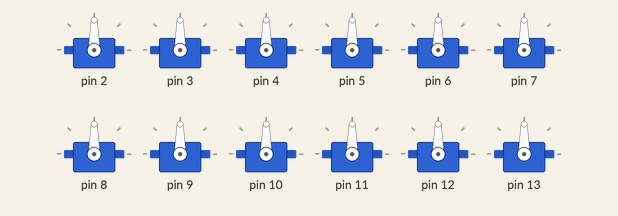
Simulated run of this sketch. Board: Arduino Mega 2560, built with avr-gcc and run on an emulated ATmega2560. Shown: 12 × servo.

Above: at 0.05 s.
Timing chart, 0 to 4.5 s (numbered marks = the images above):
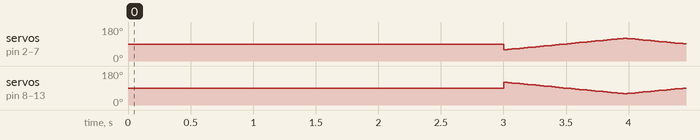

The sketch:

Arduino_autonomous_hands.ino
```cpp
/*******************************************************************************
Программа для настройки и автономного движения рук картонного андроида

Версия платы Livetronic: Mega

Дата редакции: 28-03-2017

Разработчик: Артур Голубцов
*******************************************************************************/

#include <Servo.h>

#define MIN 60      // Минимальный угол поворота
#define MAX 120     // Максимальный угол поворота
#define N 12        // Количество серв для проверки

Servo servo[12];    // Массив с объектами сервоприводов
int pos = 0;        // Пересенная для хранения угла поворота

void setup() {
  for (int i = 0; i < N; i++) {         // Подключаем сервоприводы к портам подряд, начиная со второго
    servo[i].attach(i+2);
  }
  pos = 90;
}

void loop() {

  // Выставляем сервоприводы в начальое положение и ждём 3 секунды

  for (int i = 0; i < N; i++)               // Выставляем все сервоприводы в среднее положение (угол 90 градусов)
    servo[i].write(pos);                    // Команда для поворота вала сервопривода в определённый угол (в данном случае - 90 градусов)
  delay(3000);                              // Ждём 3 секунды

  // Уходим в бесконечный цикл и вращаем руками робота до опупения

  while(true) {
    for(pos = MIN; pos <= MAX; pos += 1)    // Вращаем вал сервопривода от угла MIN до угла MAX с шагом 1 градус
    {
      // Первую половину (на портах от 2 до 2+N/2) сервоприводов вращаем влево
      for (int i = 0; 2*i < N; i++)         // Выставляем все сервоприводы в угол 'pos'
        servo[i].write(pos);
      // Вторую половину (на портах от 2+N/2 до 2+N)сервоприводов вращаем вправо
      for (int i = N/2; i < N; i++)         // Выставляем все сервоприводы в угол 'pos'
        servo[i].write(MAX + MIN - pos);
      delay(15);                            // Ждём 15мс для того, чтобы сервопривод успел занять требуемое положение
    }

    for(pos = MAX; pos>=MIN; pos-=1)        // Вращаем вал сервопривода от угла MAX до угла MIN с шагом 1 градус
    {
      // Первую половину (на портах от 2 до 2+N/2) сервоприводов вращаем вправо
      for (int i = 0; 2*i < N; i++)         // Выставляем все сервоприводы в угол 'pos'
        servo[i].write(pos);
      // Вторую половину (на портах от 2+N/2 до 2+N)сервоприводов вращаем влево
      for (int i = N/2; i < N; i++)         // Выставляем все сервоприводы в угол 'pos'
        servo[i].write(MAX + MIN - pos);
      delay(15);                            // Ждём 15мс для того, чтобы сервопривод успел занять требуемое положение
    }
  }
}
```
